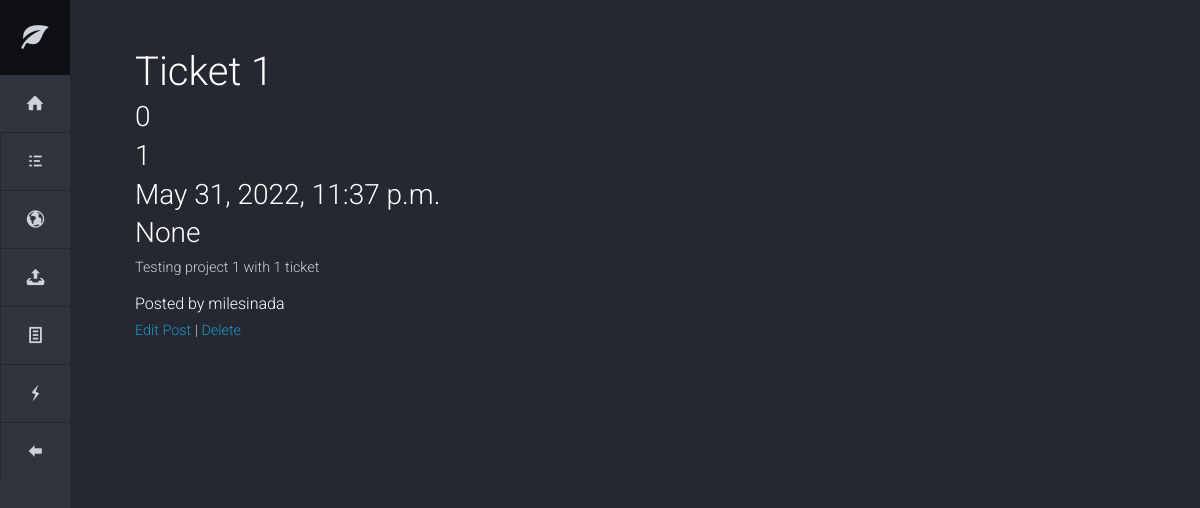
Screenshot of /projects/8/ticket/ with the database file from the repository.
### projects/models.py (models this page shows, shortened)
class Ticket(models.Model):
    title = models.CharField(max_length=20)
    class DifficultyLevel(models.IntegerChoices):
        EASY = 0, ('Easy')
        NORMAL = 1, ('Normal')
        HARD = 2, ('HARD')
    class StatusLevel(models.IntegerChoices):
        NOTSTARTED = 0, ('Not Started')
        PROGRESS = 1, ('In Progress')
        COMPLETED = 2, ('Completed')
    author = models.ForeignKey(
        get_user_model(),
        on_delete=models.CASCADE
    )
    dateCreated = models.DateTimeField(default=timezone.now)
    dateResolved = models.DateField(null=True, blank=True)
    difficulty = models.IntegerField(default=DifficultyLevel.EASY, choices=DifficultyLevel.choices)
    status = models.IntegerField(default=StatusLevel.NOTSTARTED, choices=StatusLevel.choices)
    project = models.ForeignKey(Project, on_delete=models.CASCADE)
    commentary = models.TextField(max_length=256)

### projects/views.py (the view)
# urls.py: path('<int:pk>/ticket/', TicketDetailView.as_view(), name='ticket_detail'),
class TicketDetailView(DetailView):
    template_name = "tickets/detail.html"
    model = Ticket

### templates/tickets/detail.html (shortened to what this page needs)
{% extends 'icon-nav.html' %}
{% block content %}
    <h1>{{ ticket.title }}</h1>
    <h3>{{ ticket.status }}</h3>
    <h3>{{ ticket.difficulty }}</h3>
    <h3>{{ ticket.dateCreated }}</h3>
    <h3>{{ ticket.dateResolved }}</h3>
    <p>{{ ticket.commentary }}</p>
    <h6>Posted by {{ ticket.author }}</h6>
    <a href="{% url 'ticket_edit' ticket.id %}">Edit Post</a> |
    <a href="{% url 'ticket_delete' ticket.id %}">Delete</a>
{% endblock content %}

### static/assets/css/application.css (style rules this page uses)
body { padding-top: 20px; padding-bottom: 20px; }
@media (min-width: 768px) { body { padding-top: 50px; padding-bottom: 50px; } }
h1, h2, h3, h4, h5, h6, .h1, .h2, .h3, .h4, .h5, .h6 { margin-top: 0; }

### templates/icon-nav.html (style rules this page uses)
body { width: 1px; min-width: 100%; *width: 100%; }

### rows the page displays
Ticket: title "Ticket 1", status "0", difficulty "1", dateCreated "May 31, 2022, 11:37 p.m.", dateResolved "None", commentary "Testing project 1 with 1 ticket", author "milesinada"
